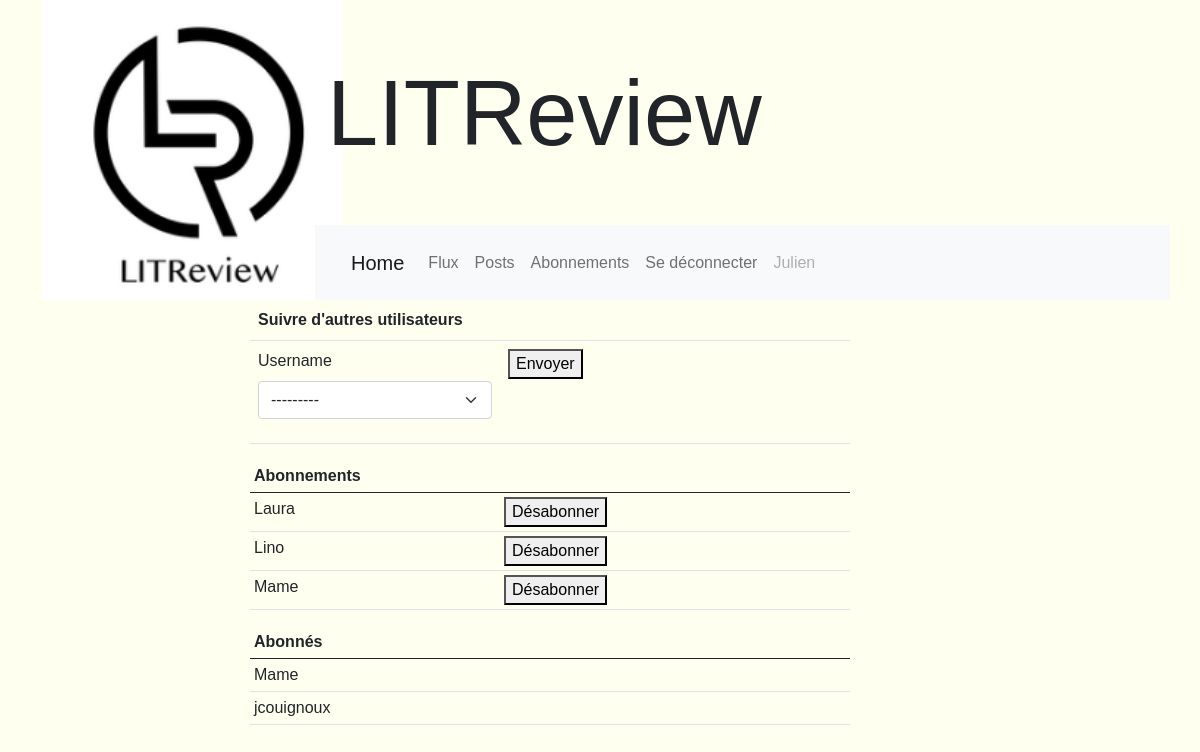
The page /apps/subscription (signed in) on the database its author committed.
### apps/models.py (models this page shows)
class UserFollows(models.Model):
    user = models.ForeignKey(to=settings.AUTH_USER_MODEL,
                             on_delete=models.CASCADE, related_name='following')
    followed_user = models.ForeignKey(
        to=settings.AUTH_USER_MODEL, on_delete=models.CASCADE, related_name='followed_by')
    class Meta:
        unique_together = ('user', 'followed_user', )

### apps/views.py (the view, shortened to what this page needs)
# urls.py: path('subscription', views.subscription, name="subscription"),
@login_required
def subscription(request):
    context = {}
    UForm = UsersForm(user=request.user)
    following_users = UserFollows.objects.filter(user=request.user)
    followed_users = UserFollows.objects.filter(followed_user=request.user)
    context['UForm'] = UForm
    context['following_users'] = following_users
    context['followed_users'] = followed_users
    return render(request, 'apps/subscription.html', context)

### apps/forms.py
class UsersForm(Form):
    username = ModelChoiceField(queryset=None)
    def __init__(self, user, *args, **kwargs):
        super(UsersForm, self).__init__(*args, **kwargs)
        self.fields['username'].queryset = User.objects.filter(
            groups__name='Community').exclude(followed_by__in=list(user.following.all())).exclude(id=user.id)

### apps/templates/apps/subscription.html (shortened to what this page needs)
{% extends 'apps/base.html' %}
{% load bootstrap5 %}
{% block content %}
    <div class="cont justify-content-center">
        <table class="table table-md">
        <th colspan="3">Suivre d'autres utilisateurs</th>
            <tr>
                <form class="form" action="{% url 'apps:subscription' %}" method="POST">
                    <td class="col-5">{% bootstrap_form UForm show_label=False %}</td>
                    <td class="col-4"><button type="submit" name="Envoyer">Envoyer</button></td>
                    <td class="col-3">{% include 'apps/messages.html' %}</td>
                </form>
            </tr>
        </table>
        <table class="table table-hover table-sm">
            <th colspan="2">Abonnements</th>
            <tbody>
            {% if following_users %}
                {% for following_user in following_users %}
                    <tr>
                    <form  class="form form-label" action="{% url 'apps:unsubscription' %}" method="POST">
                        <td class="col-5">{{ following_user.followed_user }}</td>
                        <td class="col-7"><button type="submit" name="Desabonner">Désabonner</button></td>
                    </form>
                    </tr>
                {% endfor %}
            {% else %}
            <td>Vous ne suivez personne</td>
            {% endif %}
            </tbody>
        </table>
        <table class="table table-hover table-sm">
            <th>Abonnés</th>
            <tbody>
            {% if followed_users %}
                {% for followed_user in followed_users %}
                <tr>
                    <td>{{ followed_user.user }}</td>
                </tr>
                {% endfor %}
            {% else %}
                <td>Vous n êtes suivi par personne</td>
            {% endif %}
            </tbody>
        </table>
    </div>
{% endblock %}

### apps/templates/apps/header.html (shortened to what this page needs)
{% load static %}
{% load bootstrap5 %}
<div class="container-md">
    <div class="row">
        <div class="col-3">
            <a href="{% url 'apps:index' %}"><img src="{% static 'apps/assets/logo.png' %}" alt="..." /></a>
        </div>
        <div class="col-9">
            <div class="row align-items-center h-75">
                <div class="title">LITReview</div>
            </div>
            <div class="row h-25">
            {% if user.is_authenticated %}
                <nav class="navbar navbar-expand-lg navbar-light bg-light">
                    <div class="container-fluid">
                      <a class="navbar-brand" href="{% url 'apps:index' %}">Home</a>
                      <div class="collapse navbar-collapse" id="navbarNav">
                        <ul class="navbar-nav">
                          <li class="nav-item">
                            <a class="nav-link" href="{% url 'apps:flux' %}">Flux</a>
                          </li>
                          <li class="nav-item">
                            <a class="nav-link" href="{% url 'apps:posts' %}">Posts</a>
                          </li>
                          <li class="nav-item">
                            <a class="nav-link" href="{% url 'apps:subscription' %}">Abonnements</a>
                          </li>
                          <li class="nav-item">
                            <a class="nav-link" href="{% url 'apps:logout' %}">Se déconnecter</a>
                          </li>
                          <li class="nav-item">
                            <a class="nav-link disabled" href="#" tabindex="-1" aria-disabled="true">{{ user.username }}</a>
                          </li>
                        </ul>
                      </div>
                    </div>
                  </nav>
            {% endif %}
            </div>
        </div>
    </div>
</div>

### apps/static/apps/css/style.css (style rules this page uses)
html, body { height: 100%; background-color: ivory; font-family: 'Calisto MT', 'Arial', 'sans-serif'; }
html .title, body .title { font-size: 32px; }
header img { height: 300px; }
header .title { font-size: 92px; }
.cont { width: 700px; }
.table { width: 600px; }

### rows shown on the page
UserFollows: followed_user "Laura"
UserFollows: followed_user "Lino"
UserFollows: followed_user "Mame"
UserFollows: user "Mame"
UserFollows: user "jcouignoux"

### other values the page prints
{{ user.username }} "Julien"
